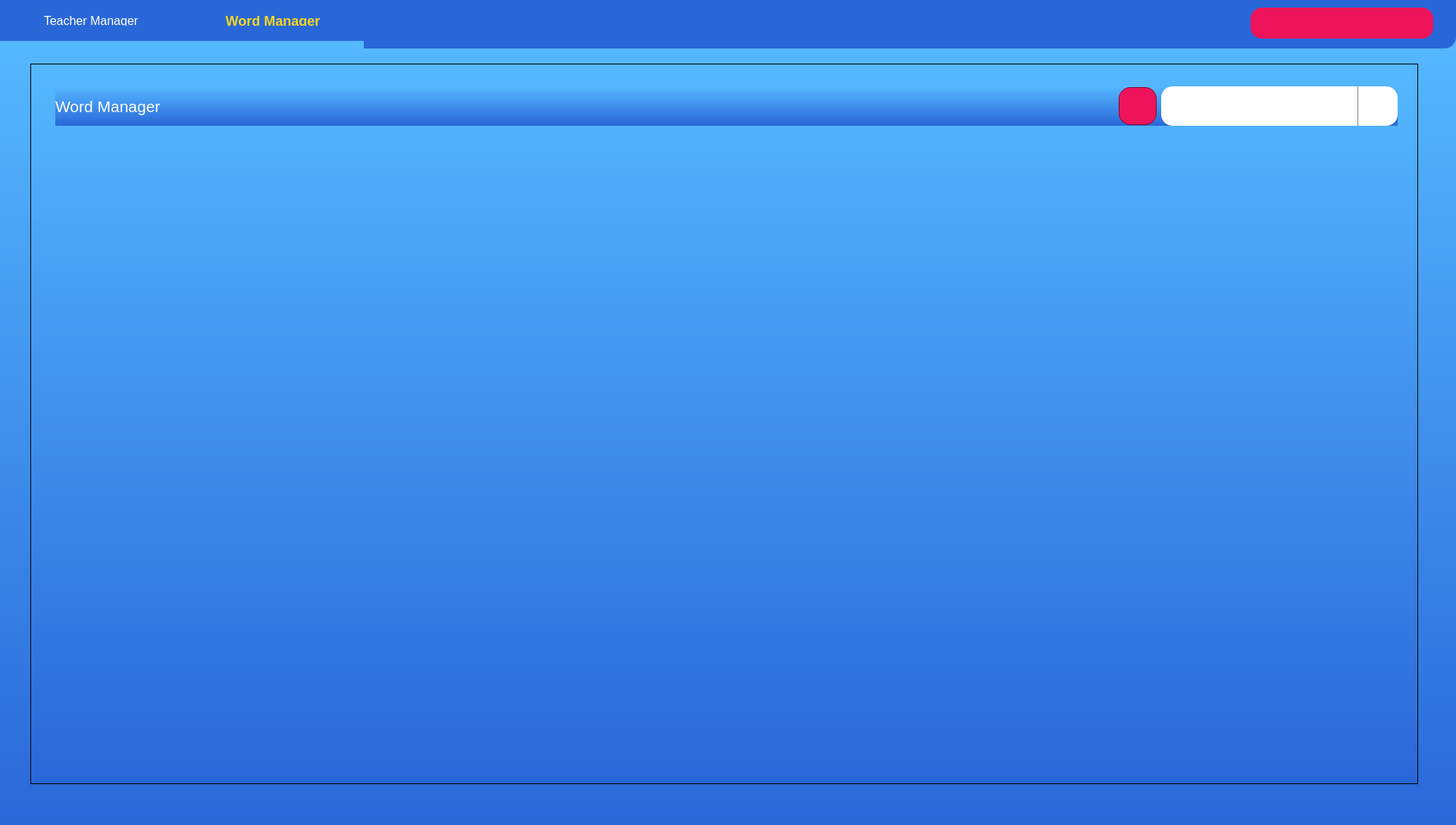
<?xml version="1.0" encoding="UTF-8"?>
<ui version="4.0">
 <class>AdminDialog</class>
 <widget class="QDialog" name="AdminDialog">
  <property name="geometry">
   <rect>
    <x>0</x>
    <y>0</y>
    <width>1921</width>
    <height>1089</height>
   </rect>
  </property>
  <property name="windowTitle">
   <string>Dialog</string>
  </property>
  <property name="styleSheet">
   <string notr="true">background-color: qlineargradient(spread:pad, x1:1, y1:0, x2:1, y2:1, stop:0 rgba(85, 184, 255, 255), stop:1 rgba(41, 103, 216, 255));</string>
  </property>
  <widget class="QTabWidget" name="adminTabWidget">
   <property name="enabled">
    <bool>true</bool>
   </property>
   <property name="geometry">
    <rect>
     <x>0</x>
     <y>0</y>
     <width>1931</width>
     <height>1091</height>
    </rect>
   </property>
   <property name="sizePolicy">
    <sizepolicy hsizetype="Expanding" vsizetype="Expanding">
     <horstretch>0</horstretch>
     <verstretch>0</verstretch>
    </sizepolicy>
   </property>
   <property name="palette">
    <palette>
     <active>
      <colorrole role="Button">
       <brush brushstyle="LinearGradientPattern">
        <gradient startx="1.000000000000000" starty="0.000000000000000" endx="1.000000000000000" endy="1.000000000000000" type="LinearGradient" spread="PadSpread" coordinatemode="ObjectBoundingMode">
         <gradientstop position="0.000000000000000">
          <color alpha="255">
           <red>85</red>
           <green>184</green>
           <blue>255</blue>
          </color>
         </gradientstop>
         <gradientstop position="1.000000000000000">
          <color alpha="255">
           <red>41</red>
           <green>103</green>
           <blue>216</blue>
          </color>
         </gradientstop>
        </gradient>
       </brush>
      </colorrole>
      <colorrole role="Base">
       <brush brushstyle="LinearGradientPattern">
        <gradient startx="1.000000000000000" starty="0.000000000000000" endx="1.000000000000000" endy="1.000000000000000" type="LinearGradient" spread="PadSpread" coordinatemode="ObjectBoundingMode">
         <gradientstop position="0.000000000000000">
          <color alpha="255">
           <red>85</red>
           <green>184</green>
           <blue>255</blue>
          </color>
         </gradientstop>
         <gradientstop position="1.000000000000000">
          <color alpha="255">
           <red>41</red>
           <green>103</green>
           <blue>216</blue>
          </color>
         </gradientstop>
        </gradient>
       </brush>
      </colorrole>
      <colorrole role="Window">
       <brush brushstyle="LinearGradientPattern">
        <gradient startx="1.000000000000000" starty="0.000000000000000" endx="1.000000000000000" endy="1.000000000000000" type="LinearGradient" spread="PadSpread" coordinatemode="ObjectBoundingMode">
         <gradientstop position="0.000000000000000">
          <color alpha="255">
           <red>85</red>
           <green>184</green>
           <blue>255</blue>
          </color>
         </gradientstop>
         <gradientstop position="1.000000000000000">
          <color alpha="255">
           <red>41</red>
           <green>103</green>
           <blue>216</blue>
          </color>
         </gradientstop>
        </gradient>
       </brush>
      </colorrole>
     </active>
     <inactive>
      <colorrole role="Button">
       <brush brushstyle="LinearGradientPattern">
        <gradient startx="1.000000000000000" starty="0.000000000000000" endx="1.000000000000000" endy="1.000000000000000" type="LinearGradient" spread="PadSpread" coordinatemode="ObjectBoundingMode">
         <gradientstop position="0.000000000000000">
          <color alpha="255">
           <red>85</red>
           <green>184</green>
           <blue>255</blue>
          </color>
         </gradientstop>
         <gradientstop position="1.000000000000000">
          <color alpha="255">
           <red>41</red>
           <green>103</green>
           <blue>216</blue>
          </color>
         </gradientstop>
        </gradient>
       </brush>
      </colorrole>
      <colorrole role="Base">
       <brush brushstyle="LinearGradientPattern">
        <gradient startx="1.000000000000000" starty="0.000000000000000" endx="1.000000000000000" endy="1.000000000000000" type="LinearGradient" spread="PadSpread" coordinatemode="ObjectBoundingMode">
         <gradientstop position="0.000000000000000">
          <color alpha="255">
           <red>85</red>
           <green>184</green>
           <blue>255</blue>
          </color>
         </gradientstop>
         <gradientstop position="1.000000000000000">
          <color alpha="255">
           <red>41</red>
           <green>103</green>
           <blue>216</blue>
          </color>
         </gradientstop>
        </gradient>
       </brush>
      </colorrole>
      <colorrole role="Window">
       <brush brushstyle="LinearGradientPattern">
        <gradient startx="1.000000000000000" starty="0.000000000000000" endx="1.000000000000000" endy="1.000000000000000" type="LinearGradient" spread="PadSpread" coordinatemode="ObjectBoundingMode">
         <gradientstop position="0.000000000000000">
          <color alpha="255">
           <red>85</red>
           <green>184</green>
           <blue>255</blue>
          </color>
         </gradientstop>
         <gradientstop position="1.000000000000000">
          <color alpha="255">
           <red>41</red>
           <green>103</green>
           <blue>216</blue>
          </color>
         </gradientstop>
        </gradient>
       </brush>
      </colorrole>
     </inactive>
     <disabled>
      <colorrole role="Button">
       <brush brushstyle="LinearGradientPattern">
        <gradient startx="1.000000000000000" starty="0.000000000000000" endx="1.000000000000000" endy="1.000000000000000" type="LinearGradient" spread="PadSpread" coordinatemode="ObjectBoundingMode">
         <gradientstop position="0.000000000000000">
          <color alpha="255">
           <red>85</red>
           <green>184</green>
           <blue>255</blue>
          </color>
         </gradientstop>
         <gradientstop position="1.000000000000000">
          <color alpha="255">
           <red>41</red>
           <green>103</green>
           <blue>216</blue>
          </color>
         </gradientstop>
        </gradient>
       </brush>
      </colorrole>
      <colorrole role="Base">
       <brush brushstyle="LinearGradientPattern">
        <gradient startx="1.000000000000000" starty="0.000000000000000" endx="1.000000000000000" endy="1.000000000000000" type="LinearGradient" spread="PadSpread" coordinatemode="ObjectBoundingMode">
         <gradientstop position="0.000000000000000">
          <color alpha="255">
           <red>85</red>
           <green>184</green>
           <blue>255</blue>
          </color>
         </gradientstop>
         <gradientstop position="1.000000000000000">
          <color alpha="255">
           <red>41</red>
           <green>103</green>
           <blue>216</blue>
          </color>
         </gradientstop>
        </gradient>
       </brush>
      </colorrole>
      <colorrole role="Window">
       <brush brushstyle="LinearGradientPattern">
        <gradient startx="1.000000000000000" starty="0.000000000000000" endx="1.000000000000000" endy="1.000000000000000" type="LinearGradient" spread="PadSpread" coordinatemode="ObjectBoundingMode">
         <gradientstop position="0.000000000000000">
          <color alpha="255">
           <red>85</red>
           <green>184</green>
           <blue>255</blue>
          </color>
         </gradientstop>
         <gradientstop position="1.000000000000000">
          <color alpha="255">
           <red>41</red>
           <green>103</green>
           <blue>216</blue>
          </color>
         </gradientstop>
        </gradient>
       </brush>
      </colorrole>
     </disabled>
    </palette>
   </property>
   <property name="styleSheet">
    <string notr="true">QTabBar::tab{
padding: 20px;
width: 200px;
font: 16px;
color: white;
border: none;
background-color:#2967D8;
}
QTabBar::tab:selected {
color:#FAD61E;
font: bold 18px;
 }
QTabWidget::pane { 
   border: none;
}

</string>
   </property>
   <property name="tabShape">
    <enum>QTabWidget::Rounded</enum>
   </property>
   <property name="currentIndex">
    <number>1</number>
   </property>
   <property name="iconSize">
    <size>
     <width>24</width>
     <height>24</height>
    </size>
   </property>
   <property name="elideMode">
    <enum>Qt::ElideLeft</enum>
   </property>
   <property name="tabBarAutoHide">
    <bool>false</bool>
   </property>
   <widget class="QWidget" name="teacherManger">
    <property name="styleSheet">
     <string notr="true"/>
    </property>
    <attribute name="icon">
     <iconset resource="Resources/Images/Images.qrc">
      <normaloff>:/icons/userSettingsWHITE</normaloff>
      <normalon>:/icons/userSettingsYELLOW</normalon>
      <activeoff>:/icons/userSettingsWHITE</activeoff>
      <selectedoff>:/icons/userSettingsWHITE</selectedoff>:/icons/userSettingsWHITE</iconset>
    </attribute>
    <attribute name="title">
     <string>Teacher Manager</string>
    </attribute>
    <widget class="QFrame" name="frame_2">
     <property name="geometry">
      <rect>
       <x>50</x>
       <y>40</y>
       <width>1831</width>
       <height>951</height>
      </rect>
     </property>
     <property name="styleSheet">
      <string notr="true">background-color: #2967D8;
border-radius: 15px;</string>
     </property>
     <property name="frameShape">
      <enum>QFrame::StyledPanel</enum>
     </property>
     <property name="frameShadow">
      <enum>QFrame::Raised</enum>
     </property>
     <widget class="QLabel" name="label_2">
      <property name="geometry">
       <rect>
        <x>50</x>
        <y>40</y>
        <width>171</width>
        <height>31</height>
       </rect>
      </property>
      <property name="font">
       <font>
        <pointsize>16</pointsize>
       </font>
      </property>
      <property name="styleSheet">
       <string notr="true">color: white;</string>
      </property>
      <property name="text">
       <string>Teacher Manager</string>
      </property>
     </widget>
    </widget>
   </widget>
   <widget class="QWidget" name="wordManager">
    <attribute name="icon">
     <iconset resource="Resources/Images/Images.qrc">
      <normaloff>:/icons/wordManagerWHITE</normaloff>
      <normalon>:/icons/wordManagerYELLOW</normalon>:/icons/wordManagerWHITE</iconset>
    </attribute>
    <attribute name="title">
     <string>Word Manager</string>
    </attribute>
    <widget class="QFrame" name="frame">
     <property name="geometry">
      <rect>
       <x>40</x>
       <y>30</y>
       <width>1831</width>
       <height>951</height>
      </rect>
     </property>
     <property name="styleSheet">
      <string notr="true">background-color: #2967D8;

QFrame{
border-radius: 15px;
padding: 10px;
}
</string>
     </property>
     <property name="frameShape">
      <enum>QFrame::StyledPanel</enum>
     </property>
     <property name="frameShadow">
      <enum>QFrame::Raised</enum>
     </property>
     <widget class="QWidget" name="">
      <property name="geometry">
       <rect>
        <x>33</x>
        <y>30</y>
        <width>1771</width>
        <height>52</height>
       </rect>
      </property>
      <layout class="QHBoxLayout" name="horizontalLayout_2">
       <item>
        <widget class="QLabel" name="label">
         <property name="font">
          <font>
           <pointsize>16</pointsize>
          </font>
         </property>
         <property name="styleSheet">
          <string notr="true">color: white;</string>
         </property>
         <property name="text">
          <string>Word Manager</string>
         </property>
        </widget>
       </item>
       <item>
        <spacer name="horizontalSpacer">
         <property name="orientation">
          <enum>Qt::Horizontal</enum>
         </property>
         <property name="sizeHint" stdset="0">
          <size>
           <width>1258</width>
           <height>20</height>
          </size>
         </property>
        </spacer>
       </item>
       <item>
        <widget class="QPushButton" name="pushButton">
         <property name="styleSheet">
          <string notr="true">background-color: #ED145B;
width: 48px;
height:48px;
color: #FAD61E;
border: 1px solid rgb(125, 11, 49);
border-radius: 15px;</string>
         </property>
         <property name="text">
          <string/>
         </property>
         <property name="icon">
          <iconset resource="Resources/Images/Images.qrc">
           <normaloff>:/icons/plusYELLOW</normaloff>:/icons/plusYELLOW</iconset>
         </property>
         <property name="iconSize">
          <size>
           <width>24</width>
           <height>24</height>
          </size>
         </property>
        </widget>
       </item>
       <item>
        <layout class="QHBoxLayout" name="horizontalLayout" stretch="5,0">
         <property name="spacing">
          <number>0</number>
         </property>
         <item>
          <widget class="QLineEdit" name="lineEdit">
           <property name="sizePolicy">
            <sizepolicy hsizetype="Preferred" vsizetype="Preferred">
             <horstretch>2</horstretch>
             <verstretch>0</verstretch>
            </sizepolicy>
           </property>
           <property name="palette">
            <palette>
             <active>
              <colorrole role="Button">
               <brush brushstyle="SolidPattern">
                <color alpha="255">
                 <red>255</red>
                 <green>255</green>
                 <blue>255</blue>
                </color>
               </brush>
              </colorrole>
              <colorrole role="Base">
               <brush brushstyle="SolidPattern">
                <color alpha="255">
                 <red>255</red>
                 <green>255</green>
                 <blue>255</blue>
                </color>
               </brush>
              </colorrole>
              <colorrole role="Window">
               <brush brushstyle="SolidPattern">
                <color alpha="255">
                 <red>255</red>
                 <green>255</green>
                 <blue>255</blue>
                </color>
               </brush>
              </colorrole>
             </active>
             <inactive>
              <colorrole role="Button">
               <brush brushstyle="SolidPattern">
                <color alpha="255">
                 <red>255</red>
                 <green>255</green>
                 <blue>255</blue>
                </color>
               </brush>
              </colorrole>
              <colorrole role="Base">
               <brush brushstyle="SolidPattern">
                <color alpha="255">
                 <red>255</red>
                 <green>255</green>
                 <blue>255</blue>
                </color>
               </brush>
              </colorrole>
              <colorrole role="Window">
               <brush brushstyle="SolidPattern">
                <color alpha="255">
                 <red>255</red>
                 <green>255</green>
                 <blue>255</blue>
                </color>
               </brush>
              </colorrole>
             </inactive>
             <disabled>
              <colorrole role="Button">
               <brush brushstyle="SolidPattern">
                <color alpha="255">
                 <red>255</red>
                 <green>255</green>
                 <blue>255</blue>
                </color>
               </brush>
              </colorrole>
              <colorrole role="Base">
               <brush brushstyle="SolidPattern">
                <color alpha="255">
                 <red>255</red>
                 <green>255</green>
                 <blue>255</blue>
                </color>
               </brush>
              </colorrole>
              <colorrole role="Window">
               <brush brushstyle="SolidPattern">
                <color alpha="255">
                 <red>255</red>
                 <green>255</green>
                 <blue>255</blue>
                </color>
               </brush>
              </colorrole>
             </disabled>
            </palette>
           </property>
           <property name="styleSheet">
            <string notr="true">QLineEdit{
background: white;
border-bottom-left-radius: 15px;
border-top-left-radius: 15px;
}</string>
           </property>
          </widget>
         </item>
         <item>
          <widget class="QPushButton" name="pushButton_2">
           <property name="sizePolicy">
            <sizepolicy hsizetype="Preferred" vsizetype="Preferred">
             <horstretch>0</horstretch>
             <verstretch>0</verstretch>
            </sizepolicy>
           </property>
           <property name="styleSheet">
            <string notr="true">background-color:white;
padding: 10px;
border-bottom-right-radius: 15px;
border-top-right-radius: 15px;
border-left:1px solid gray;

</string>
           </property>
           <property name="text">
            <string/>
           </property>
           <property name="icon">
            <iconset resource="Resources/Images/Images.qrc">
             <normaloff>:/icons/search</normaloff>:/icons/search</iconset>
           </property>
           <property name="iconSize">
            <size>
             <width>24</width>
             <height>24</height>
            </size>
           </property>
          </widget>
         </item>
        </layout>
       </item>
      </layout>
     </widget>
    </widget>
   </widget>
  </widget>
  <widget class="QFrame" name="userMenuFrame">
   <property name="geometry">
    <rect>
     <x>480</x>
     <y>0</y>
     <width>1441</width>
     <height>64</height>
    </rect>
   </property>
   <property name="palette">
    <palette>
     <active>
      <colorrole role="Button">
       <brush brushstyle="SolidPattern">
        <color alpha="255">
         <red>41</red>
         <green>103</green>
         <blue>216</blue>
        </color>
       </brush>
      </colorrole>
      <colorrole role="Base">
       <brush brushstyle="SolidPattern">
        <color alpha="255">
         <red>41</red>
         <green>103</green>
         <blue>216</blue>
        </color>
       </brush>
      </colorrole>
      <colorrole role="Window">
       <brush brushstyle="SolidPattern">
        <color alpha="255">
         <red>41</red>
         <green>103</green>
         <blue>216</blue>
        </color>
       </brush>
      </colorrole>
     </active>
     <inactive>
      <colorrole role="Button">
       <brush brushstyle="SolidPattern">
        <color alpha="255">
         <red>41</red>
         <green>103</green>
         <blue>216</blue>
        </color>
       </brush>
      </colorrole>
      <colorrole role="Base">
       <brush brushstyle="SolidPattern">
        <color alpha="255">
         <red>41</red>
         <green>103</green>
         <blue>216</blue>
        </color>
       </brush>
      </colorrole>
      <colorrole role="Window">
       <brush brushstyle="SolidPattern">
        <color alpha="255">
         <red>41</red>
         <green>103</green>
         <blue>216</blue>
        </color>
       </brush>
      </colorrole>
     </inactive>
     <disabled>
      <colorrole role="Button">
       <brush brushstyle="SolidPattern">
        <color alpha="255">
         <red>41</red>
         <green>103</green>
         <blue>216</blue>
        </color>
       </brush>
      </colorrole>
      <colorrole role="Base">
       <brush brushstyle="SolidPattern">
        <color alpha="255">
         <red>41</red>
         <green>103</green>
         <blue>216</blue>
        </color>
       </brush>
      </colorrole>
      <colorrole role="Window">
       <brush brushstyle="SolidPattern">
        <color alpha="255">
         <red>41</red>
         <green>103</green>
         <blue>216</blue>
        </color>
       </brush>
      </colorrole>
     </disabled>
    </palette>
   </property>
   <property name="autoFillBackground">
    <bool>false</bool>
   </property>
   <property name="styleSheet">
    <string notr="true">QFrame{
background-color: #2967D8;
border: none;
border-bottom-right-radius: 15px;
}</string>
   </property>
   <property name="frameShape">
    <enum>QFrame::StyledPanel</enum>
   </property>
   <property name="frameShadow">
    <enum>QFrame::Raised</enum>
   </property>
   <widget class="QComboBox" name="userMenuComboBox">
    <property name="geometry">
     <rect>
      <x>1170</x>
      <y>10</y>
      <width>241</width>
      <height>41</height>
     </rect>
    </property>
    <property name="styleSheet">
     <string notr="true">QComboBox{
	border: none;
	border-radius: 15px;
	background: #ED145B;
	padding: 10px;
	color: #FAD61E;
}
QComboBox::drop-down {
	color: white;
border: none;
	background: none;
border-radius: 10px;
}
QListView:item{
color: white;
background: #ED145B;
padding: 10px;
text-align:center;
}
QListView:item::hover{
color: #FAD61E;
background-color: #rgb(175, 15, 68);
font-style:bold;
}
QComboBox::down-arrow {
     image: url(:/icons/menu-90);
background-color: #FAD61E;
border-radius: 10px;
width: 20px;
height:20px;
padding: 5px;
margin-right: 30px;
}</string>
    </property>
   </widget>
  </widget>
 </widget>
 <resources>
  <include location="Resources/Images/Images.qrc"/>
 </resources>
 <connections/>
</ui>
